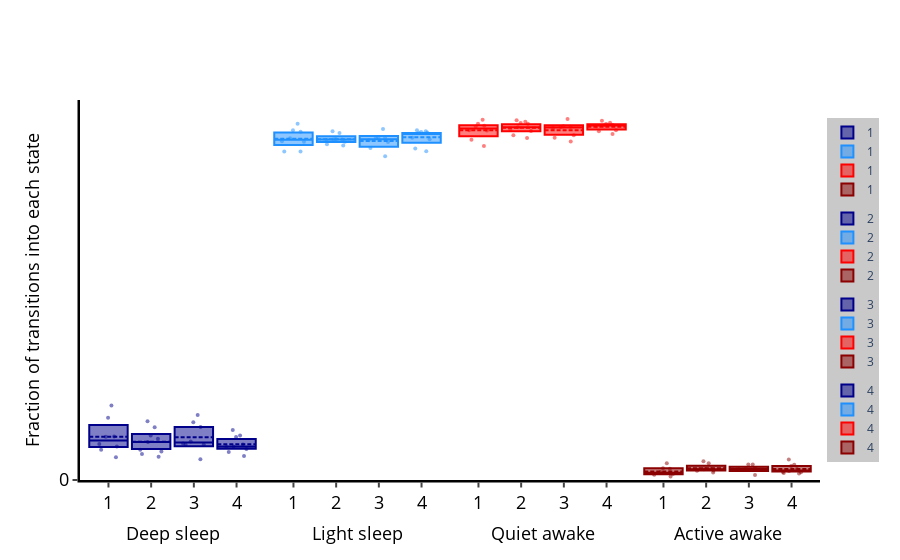

The code cell stored with this chart in its notebook:
### Code cell
f,x = df.plot_hmm_quantify_transition(hmm = h1, variable = 'moving', t_column = 'time', 
facet_col = 'exp_group', col_uniform=True)
f

### Figure 1 — Plotly figure (JSON) as saved in the notebook; plotly's stock layout.template omitted (floating-point values rounded to 4 significant figures)
{"data": [{"boxpoints": false, "jitter": 0.75, "legendgroup": "1", "marker": {"color": "darkblue"}, "mean": [0.05815], "median": [0.05331], "name": "1", "pointpos": 0, "q1": [0.04438], "q3": [0.0739], "showlegend": true, "type": "box", "width": 0.9, "x": ["1"], "xaxis": "x"}, {"boxpoints": "all", "fillcolor": "rgba(0,0,0,0)", "jitter": 0.75, "legendgroup": "1", "line": {"color": "rgba(0,0,0,0)"}, "marker": {"color": "darkblue", "opacity": 0.5, "size": 4}, "name": "1", "pointpos": 0, "showlegend": false, "type": "box", "width": 0.9, "x": ["1", "1", "1", "1", "1", "1", "1", "1"], "xaxis": "x", "y": [0.05853, 0.08365, 0.05813, 0.04076, 0.1002, 0.0485, 0.03046, 0.045]}, {"boxpoints": false, "jitter": 0.75, "legendgroup": "2", "marker": {"color": "darkblue"}, "mean": [0.05139], "median": [0.05117], "name": "2", "pointpos": 0, "q1": [0.04183], "q3": [0.06203], "showlegend": true, "type": "box", "width": 0.9, "x": ["2"], "xaxis": "x"}, {"boxpoints": "all", "fillcolor": "rgba(0,0,0,0)", "jitter": 0.75, "legendgroup": "2", "line": {"color": "rgba(0,0,0,0)"}, "marker": {"color": "darkblue", "opacity": 0.5, "size": 4}, "name": "2", "pointpos": 0, "showlegend": false, "type": "box", "width": 0.9, "x": ["2", "2", "2", "2", "2", "2", "2", "2", "2"], "xaxis": "x", "y": [0.07906, 0.06007, 0.05549, 0.04077, 0.03497, 0.05117, 0.0314, 0.03838, 0.07116]}, {"boxpoints": false, "jitter": 0.75, "legendgroup": "3", "marker": {"color": "darkblue"}, "mean": [0.05761], "median": [0.05034], "name": "3", "pointpos": 0, "q1": [0.04549], "q3": [0.07135], "showlegend": true, "type": "box", "width": 0.9, "x": ["3"], "xaxis": "x"}, {"boxpoints": "all", "fillcolor": "rgba(0,0,0,0)", "jitter": 0.75, "legendgroup": "3", "line": {"color": "rgba(0,0,0,0)"}, "marker": {"color": "darkblue", "opacity": 0.5, "size": 4}, "name": "3", "pointpos": 0, "showlegend": false, "type": "box", "width": 0.9, "x": ["3", "3", "3", "3", "3", "3", "3", "3"], "xaxis": "x", "y": [0.08765, 0.07147, 0.07791, 0.05168, 0.02798, 0.04899, 0.04773, 0.0475]}, {"boxpoints": false, "jitter": 0.75, "legendgroup": "4", "marker": {"color": "darkblue"}, "mean": [0.04824], "median": [0.04517], "name": "4", "pointpos": 0, "q1": [0.04213], "q3": [0.0553], "showlegend": true, "type": "box", "width": 0.9, "x": ["4"], "xaxis": "x"}, {"boxpoints": "all", "fillcolor": "rgba(0,0,0,0)", "jitter": 0.75, "legendgroup": "4", "line": {"color": "rgba(0,0,0,0)"}, "marker": {"color": "darkblue", "opacity": 0.5, "size": 4}, "name": "4", "pointpos": 0, "showlegend": false, "type": "box", "width": 0.9, "x": ["4", "4", "4", "4", "4", "4", "4", "4", "4"], "xaxis": "x", "y": [0.03219, 0.0599, 0.06745, 0.04174, 0.05783, 0.03784, 0.04765, 0.04443, 0.04517]}, {"boxpoints": false, "jitter": 0.75, "legendgroup": "1", "marker": {"color": "dodgerblue"}, "mean": [0.4595], "median": [0.4582], "name": "1", "pointpos": 0, "q1": [0.451], "q3": [0.468], "showlegend": true, "type": "box", "width": 0.9, "x": ["1"], "xaxis": "x2"}, {"boxpoints": "all", "fillcolor": "rgba(0,0,0,0)", "jitter": 0.75, "legendgroup": "1", "line": {"color": "rgba(0,0,0,0)"}, "marker": {"color": "dodgerblue", "opacity": 0.5, "size": 4}, "name": "1", "pointpos": 0, "showlegend": false, "type": "box", "width": 0.9, "x": ["1", "1", "1", "1", "1", "1", "1", "1"], "xaxis": "x2", "y": [0.4561, 0.4424, 0.4603, 0.4708, 0.4421, 0.4688, 0.4798, 0.4554]}, {"boxpoints": false, "jitter": 0.75, "legendgroup": "2", "marker": {"color": "dodgerblue"}, "mean": [0.4587], "median": [0.4585], "name": "2", "pointpos": 0, "q1": [0.455], "q3": [0.4626], "showlegend": true, "type": "box", "width": 0.9, "x": ["2"], "xaxis": "x2"}, {"boxpoints": "all", "fillcolor": "rgba(0,0,0,0)", "jitter": 0.75, "legendgroup": "2", "line": {"color": "rgba(0,0,0,0)"}, "marker": {"color": "dodgerblue", "opacity": 0.5, "size": 4}, "name": "2", "pointpos": 0, "showlegend": false, "type": "box", "width": 0.9, "x": ["2", "2", "2", "2", "2", "2", "2", "2", "2"], "xaxis": "x2", "y": [0.4502, 0.4554, 0.4585, 0.4672, 0.4576, 0.4591, 0.4696, 0.4585, 0.4519]}, {"boxpoints": false, "jitter": 0.75, "legendgroup": "3", "marker": {"color": "dodgerblue"}, "mean": [0.4563], "median": [0.4589], "name": "3", "pointpos": 0, "q1": [0.4487], "q3": [0.463], "showlegend": true, "type": "box", "width": 0.9, "x": ["3"], "xaxis": "x2"}, {"boxpoints": "all", "fillcolor": "rgba(0,0,0,0)", "jitter": 0.75, "legendgroup": "3", "line": {"color": "rgba(0,0,0,0)"}, "marker": {"color": "dodgerblue", "opacity": 0.5, "size": 4}, "name": "3", "pointpos": 0, "showlegend": false, "type": "box", "width": 0.9, "x": ["3", "3", "3", "3", "3", "3", "3", "3"], "xaxis": "x2", "y": [0.4359, 0.4574, 0.447, 0.4608, 0.4726, 0.4549, 0.4604, 0.4612]}, {"boxpoints": false, "jitter": 0.75, "legendgroup": "4", "marker": {"color": "dodgerblue"}, "mean": [0.4613], "median": [0.467], "name": "4", "pointpos": 0, "q1": [0.454], "q3": [0.4673], "showlegend": true, "type": "box", "width": 0.9, "x": ["4"], "xaxis": "x2"}, {"boxpoints": "all", "fillcolor": "rgba(0,0,0,0)", "jitter": 0.75, "legendgroup": "4", "line": {"color": "rgba(0,0,0,0)"}, "marker": {"color": "dodgerblue", "opacity": 0.5, "size": 4}, "name": "4", "pointpos": 0, "showlegend": false, "type": "box", "width": 0.9, "x": ["4", "4", "4", "4", "4", "4", "4", "4", "4"], "xaxis": "x2", "y": [0.4695, 0.4427, 0.4463, 0.467, 0.4607, 0.4708, 0.4677, 0.4685, 0.4587]}, {"boxpoints": false, "jitter": 0.75, "legendgroup": "1", "marker": {"color": "red"}, "mean": [0.4708], "median": [0.4733], "name": "1", "pointpos": 0, "q1": [0.4628], "q3": [0.4777], "showlegend": true, "type": "box", "width": 0.9, "x": ["1"], "xaxis": "x3"}, {"boxpoints": "all", "fillcolor": "rgba(0,0,0,0)", "jitter": 0.75, "legendgroup": "1", "line": {"color": "rgba(0,0,0,0)"}, "marker": {"color": "red", "opacity": 0.5, "size": 4}, "name": "1", "pointpos": 0, "showlegend": false, "type": "box", "width": 0.9, "x": ["1", "1", "1", "1", "1", "1", "1", "1"], "xaxis": "x3", "y": [0.4704, 0.4582, 0.4709, 0.4796, 0.4496, 0.4758, 0.485, 0.477]}, {"boxpoints": false, "jitter": 0.75, "legendgroup": "2", "marker": {"color": "red"}, "mean": [0.4742], "median": [0.4748], "name": "2", "pointpos": 0, "q1": [0.4694], "q3": [0.4791], "showlegend": true, "type": "box", "width": 0.9, "x": ["2"], "xaxis": "x3"}, {"boxpoints": "all", "fillcolor": "rgba(0,0,0,0)", "jitter": 0.75, "legendgroup": "2", "line": {"color": "rgba(0,0,0,0)"}, "marker": {"color": "red", "opacity": 0.5, "size": 4}, "name": "2", "pointpos": 0, "showlegend": false, "type": "box", "width": 0.9, "x": ["2", "2", "2", "2", "2", "2", "2", "2", "2"], "xaxis": "x3", "y": [0.4605, 0.47, 0.472, 0.4796, 0.4821, 0.4748, 0.4843, 0.4805, 0.464]}, {"boxpoints": false, "jitter": 0.75, "legendgroup": "3", "marker": {"color": "red"}, "mean": [0.471], "median": [0.4745], "name": "3", "pointpos": 0, "q1": [0.4647], "q3": [0.4775], "showlegend": true, "type": "box", "width": 0.9, "x": ["3"], "xaxis": "x3"}, {"boxpoints": "all", "fillcolor": "rgba(0,0,0,0)", "jitter": 0.75, "legendgroup": "3", "line": {"color": "rgba(0,0,0,0)"}, "marker": {"color": "red", "opacity": 0.5, "size": 4}, "name": "3", "pointpos": 0, "showlegend": false, "type": "box", "width": 0.9, "x": ["3", "3", "3", "3", "3", "3", "3", "3"], "xaxis": "x3", "y": [0.4558, 0.4643, 0.4607, 0.4738, 0.486, 0.4751, 0.4757, 0.4763]}, {"boxpoints": false, "jitter": 0.75, "legendgroup": "4", "marker": {"color": "red"}, "mean": [0.4757], "median": [0.4774], "name": "4", "pointpos": 0, "q1": [0.472], "q3": [0.479], "showlegend": true, "type": "box", "width": 0.9, "x": ["4"], "xaxis": "x3"}, {"boxpoints": "all", "fillcolor": "rgba(0,0,0,0)", "jitter": 0.75, "legendgroup": "4", "line": {"color": "rgba(0,0,0,0)"}, "marker": {"color": "red", "opacity": 0.5, "size": 4}, "name": "4", "pointpos": 0, "showlegend": false, "type": "box", "width": 0.9, "x": ["4", "4", "4", "4", "4", "4", "4", "4", "4"], "xaxis": "x3", "y": [0.4836, 0.4697, 0.4659, 0.4791, 0.4708, 0.4808, 0.4759, 0.4778, 0.4774]}, {"boxpoints": false, "jitter": 0.75, "legendgroup": "1", "marker": {"color": "darkred"}, "mean": [0.01158], "median": [0.009768], "name": "1", "pointpos": 0, "q1": [0.007892], "q3": [0.01583], "showlegend": true, "type": "box", "width": 0.9, "x": ["1"], "xaxis": "x4"}, {"boxpoints": "all", "fillcolor": "rgba(0,0,0,0)", "jitter": 0.75, "legendgroup": "1", "line": {"color": "rgba(0,0,0,0)"}, "marker": {"color": "darkred", "opacity": 0.5, "size": 4}, "name": "1", "pointpos": 0, "showlegend": false, "type": "box", "width": 0.9, "x": ["1", "1", "1", "1", "1", "1", "1", "1"], "xaxis": "x4", "y": [0.01499, 0.01583, 0.01068, 0.00886, 0.00806, 0.006928, 0.00476, 0.0225]}, {"boxpoints": false, "jitter": 0.75, "legendgroup": "2", "marker": {"color": "darkred"}, "mean": [0.01574], "median": [0.01452], "name": "2", "pointpos": 0, "q1": [0.01293], "q3": [0.01904], "showlegend": true, "type": "box", "width": 0.9, "x": ["2"], "xaxis": "x4"}, {"boxpoints": "all", "fillcolor": "rgba(0,0,0,0)", "jitter": 0.75, "legendgroup": "2", "line": {"color": "rgba(0,0,0,0)"}, "marker": {"color": "darkred", "opacity": 0.5, "size": 4}, "name": "2", "pointpos": 0, "showlegend": false, "type": "box", "width": 0.9, "x": ["2", "2", "2", "2", "2", "2", "2", "2", "2"], "xaxis": "x4", "y": [0.01026, 0.01452, 0.01402, 0.01244, 0.0253, 0.01493, 0.0147, 0.02262, 0.01287]}, {"boxpoints": false, "jitter": 0.75, "legendgroup": "3", "marker": {"color": "darkred"}, "mean": [0.01515], "median": [0.01469], "name": "3", "pointpos": 0, "q1": [0.0122], "q3": [0.01782], "showlegend": true, "type": "box", "width": 0.9, "x": ["3"], "xaxis": "x4"}, {"boxpoints": "all", "fillcolor": "rgba(0,0,0,0)", "jitter": 0.75, "legendgroup": "3", "line": {"color": "rgba(0,0,0,0)"}, "marker": {"color": "darkred", "opacity": 0.5, "size": 4}, "name": "3", "pointpos": 0, "showlegend": false, "type": "box", "width": 0.9, "x": ["3", "3", "3", "3", "3", "3", "3", "3"], "xaxis": "x4", "y": [0.02072, 0.006882, 0.01437, 0.0137, 0.01338, 0.021, 0.01618, 0.015]}, {"boxpoints": false, "jitter": 0.75, "legendgroup": "4", "marker": {"color": "darkred"}, "mean": [0.01478], "median": [0.0121], "name": "4", "pointpos": 0, "q1": [0.01129], "q3": [0.01884], "showlegend": true, "type": "box", "width": 0.9, "x": ["4"], "xaxis": "x4"}, {"boxpoints": "all", "fillcolor": "rgba(0,0,0,0)", "jitter": 0.75, "legendgroup": "4", "line": {"color": "rgba(0,0,0,0)"}, "marker": {"color": "darkred", "opacity": 0.5, "size": 4}, "name": "4", "pointpos": 0, "showlegend": false, "type": "box", "width": 0.9, "x": ["4", "4", "4", "4", "4", "4", "4", "4", "4"], "xaxis": "x4", "y": [0.01476, 0.02776, 0.02039, 0.0121, 0.01069, 0.01057, 0.008762, 0.009325, 0.01869]}], "layout": {"legend": {"bgcolor": "rgba(201, 201, 201, 1)", "bordercolor": "grey", "font": {"size": 12}, "x": 1.01, "y": 0.5}, "plot_bgcolor": "white", "title": {"text": ""}, "xaxis": {"domain": [0, 0.25], "linecolor": "black", "linewidth": 2.5, "showgrid": false, "tickfont": {"color": "black", "size": 18}, "ticks": "outside", "tickwidth": 2, "title": {"font": {"color": "black", "size": 18}, "text": "Deep sleep"}, "type": "-", "zeroline": false}, "xaxis2": {"domain": [0.25, 0.5], "linecolor": "black", "linewidth": 2.5, "showgrid": false, "tickfont": {"color": "black", "size": 18}, "ticks": "outside", "tickwidth": 2, "title": {"font": {"color": "black", "size": 18}, "text": "Light sleep"}, "type": "-", "zeroline": false}, "xaxis3": {"domain": [0.5, 0.75], "linecolor": "black", "linewidth": 2.5, "showgrid": false, "tickfont": {"color": "black", "size": 18}, "ticks": "outside", "tickwidth": 2, "title": {"font": {"color": "black", "size": 18}, "text": "Quiet awake"}, "type": "-", "zeroline": false}, "xaxis4": {"domain": [0.75, 1], "linecolor": "black", "linewidth": 2.5, "showgrid": false, "tickfont": {"color": "black", "size": 18}, "ticks": "outside", "tickwidth": 2, "title": {"font": {"color": "black", "size": 18}, "text": "Active awake"}, "type": "-", "zeroline": false}, "yaxis": {"dtick": 0.699, "linecolor": "black", "linewidth": 2.5, "rangemode": "tozero", "showgrid": false, "tick0": 0, "tickfont": {"color": "black", "size": 18}, "ticks": "outside", "tickwidth": 2, "title": {"font": {"color": "black", "size": 18}, "text": "Fraction of transitions into each state"}, "type": "-", "zeroline": false}}}
